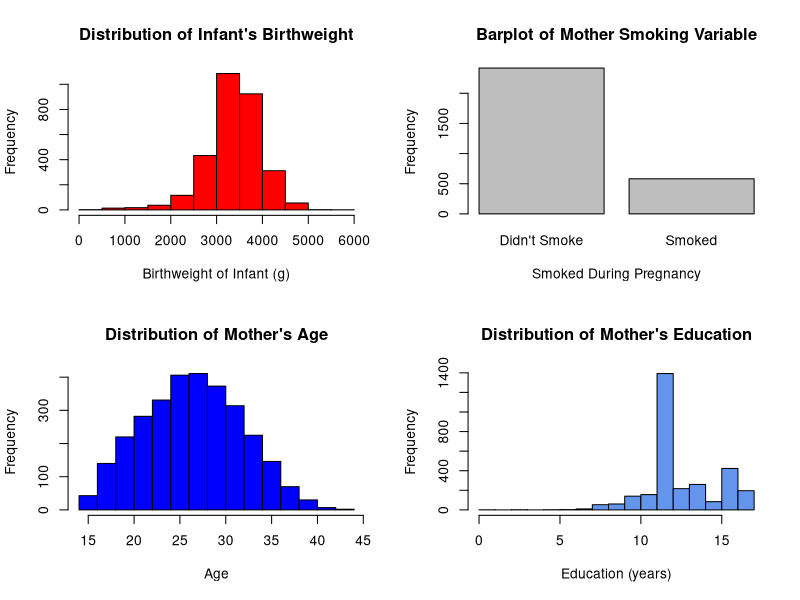
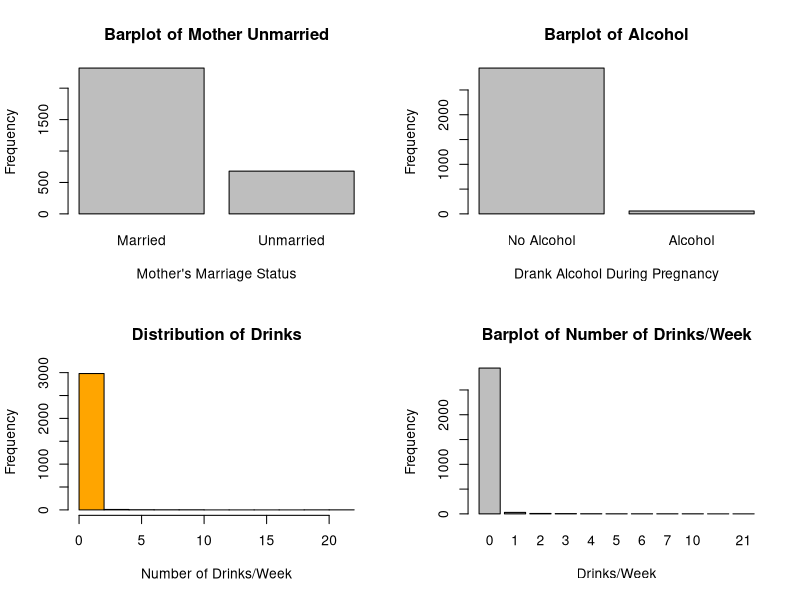
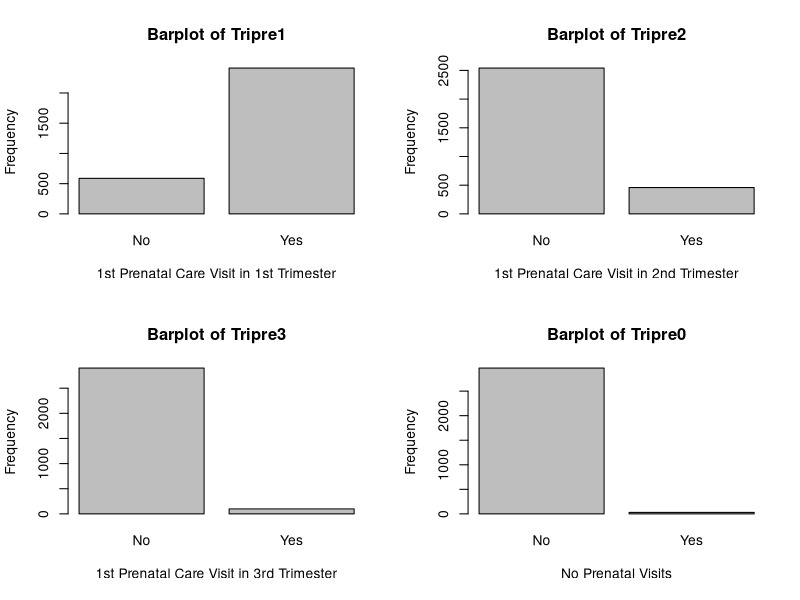
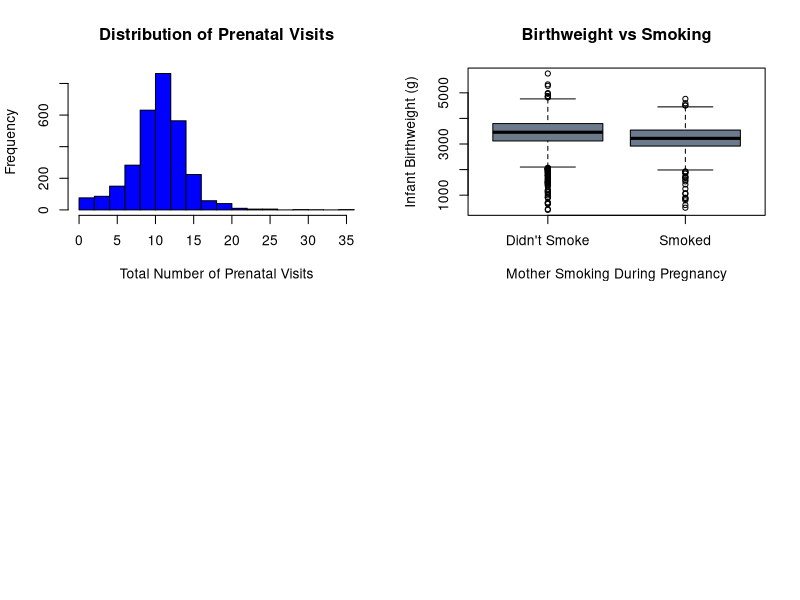
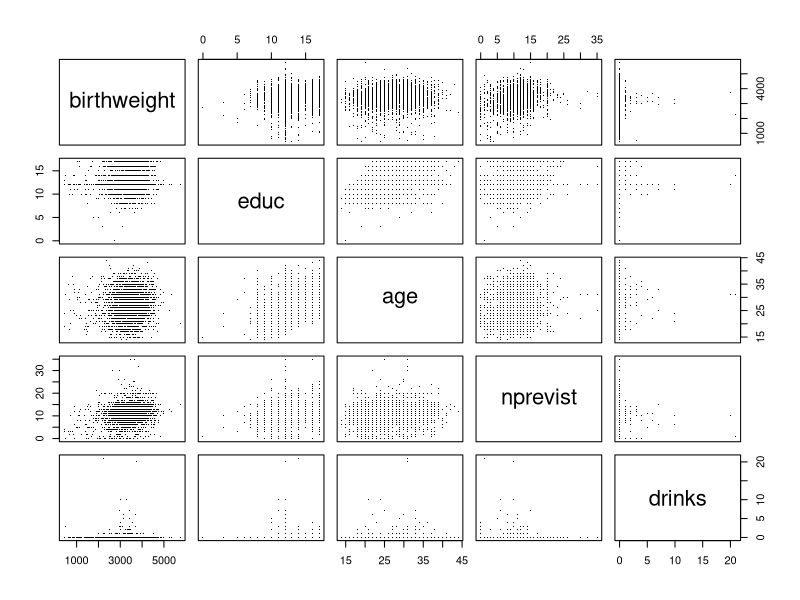
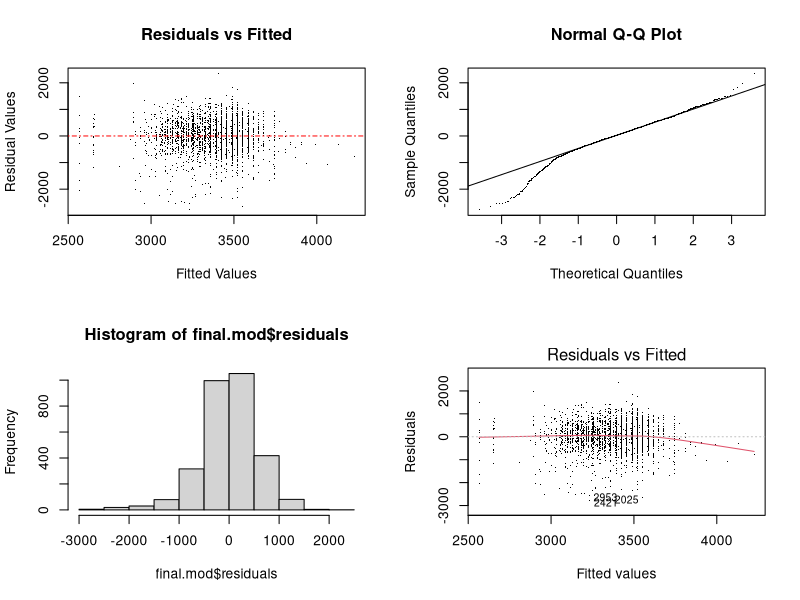
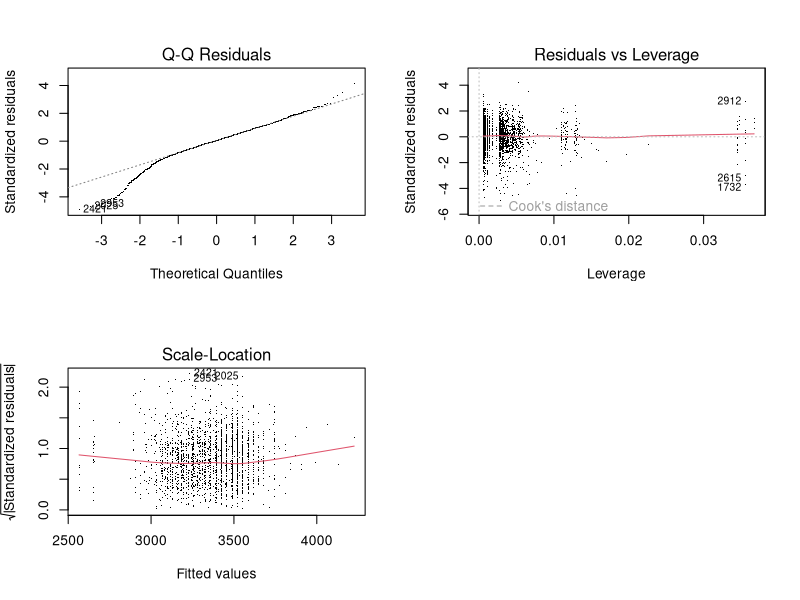

Write the R code that produced these figures, in order.
## ---- chunk 1
# Read in data
library(foreign)
bw.data = read.dta("birthweight_smoking.dta")

# Check for NAs
sum(is.na(bw.data))

# Data summary
dim(bw.data)
summary(bw.data)
## ---- chunk 2
# 1-Dimensional EDA on Birthweight and Smoking, the main variables of interest
par(mfrow = c(2, 2))
hist(bw.data$birthweight, main = "Distribution of Infant's Birthweight", xlab = "Birthweight of Infant (g)", ylab = "Frequency", col = "red")

smoker_categories = table(as.factor(bw.data$smoker))
names(smoker_categories) = c("Didn't Smoke", "Smoked")
smoker_categories
barplot(smoker_categories, main = "Barplot of Mother Smoking Variable", xlab = "Smoked During Pregnancy", ylab = "Frequency")


# 1-Dimensional EDA on Mother's Attributes
hist(bw.data$age, main = "Distribution of Mother's Age", xlab = "Age", ylab = "Frequency", col = "blue")

hist(bw.data$educ, main = "Distribution of Mother's Education", xlab = "Education (years)", ylab = "Frequency", col = "cornflowerblue")

unmarried_categories = table(as.factor(bw.data$unmarried))
names(unmarried_categories) = c("Married", "Unmarried")
unmarried_categories
barplot(unmarried_categories, main = "Barplot of Mother Unmarried", xlab = "Mother's Marriage Status", ylab = "Frequency")


# 1-Dimensional EDA on This Pregnancy
alcohol_categories = table(as.factor(bw.data$alcohol))
names(alcohol_categories) = c("No Alcohol", "Alcohol")
alcohol_categories
barplot(alcohol_categories, main = "Barplot of Alcohol", xlab = "Drank Alcohol During Pregnancy", ylab = "Frequency")


hist(bw.data$drinks, main = "Distribution of Drinks", xlab = "Number of Drinks/Week", ylab = "Frequency", col = "orange")
drinks_categories = table(as.factor(bw.data$drinks))
drinks_categories
barplot(drinks_categories, main = "Barplot of Number of Drinks/Week", xlab = "Drinks/Week", ylab = "Frequency")

tripre1_categories = table(as.factor(bw.data$tripre1))
names(tripre1_categories) = c("No", "Yes")
tripre1_categories
barplot(tripre1_categories, main = "Barplot of Tripre1", xlab = "1st Prenatal Care Visit in 1st Trimester", ylab = "Frequency")

tripre2_categories = table(as.factor(bw.data$tripre2))
names(tripre2_categories) =  c("No", "Yes")
tripre2_categories
barplot(tripre2_categories, main = "Barplot of Tripre2", xlab = "1st Prenatal Care Visit in 2nd Trimester", ylab = "Frequency")

tripre3_categories = table(as.factor(bw.data$tripre3))
names(tripre3_categories) =  c("No", "Yes")
tripre3_categories
barplot(tripre3_categories, main = "Barplot of Tripre3", xlab = "1st Prenatal Care Visit in 3rd Trimester", ylab = "Frequency")

tripre0_categories = table(as.factor(bw.data$tripre0))
names(tripre0_categories) =  c("No", "Yes")
tripre0_categories
barplot(tripre0_categories, main = "Barplot of Tripre0", xlab = "No Prenatal Visits", ylab = "Frequency")

hist(bw.data$nprevist, main = "Distribution of Prenatal Visits", xlab = "Total Number of Prenatal Visits", ylab = "Frequency", col = "blue")
## ---- chunk 3
# Boxplot for variables of interest
boxplot(bw.data$birthweight ~ bw.data$smoker, names = c("Didn't Smoke", "Smoked"), main = "Birthweight vs Smoking", xlab = "Mother Smoking During Pregnancy", ylab = "Infant Birthweight (g)", col = "slategray4")

# Pairs plot for continuous variables
pairs(bw.data[,c(7,10,11,1,12)], pch = ".")
## ---- chunk 4
# Regressing Birthweight on Smoker
model1 = lm(birthweight ~ smoker, data = bw.data)
summary(model1)
## ---- chunk 5
# Start with all regressors in the model
model.full = lm(birthweight ~ ., data = bw.data)
summary(model.full)

# Drop tripre0 from model to avoid dummy variable trap
model2 = lm(birthweight ~ .-tripre0, data = bw.data)
summary(model2)
## ---- chunk 6
# Eliminate redundacy from the model by dropping alcohol or drinks
model3 = lm(birthweight ~.-tripre0-alcohol,data= bw.data)
summary(model3)

model3b = lm(birthweight ~. -tripre0-drinks, data = bw.data)
summary(model3b)
## ---- chunk 7
# Check variance inflation factors of model
library(car)
vif(model3)

# Fit model without highly correlated predicters
model.reduced = lm(birthweight ~.-tripre0-alcohol-tripre1-tripre2-tripre3,data = bw.data)
summary(model.reduced)

# Test for joint significance of tripre1, tripre2, and tripre3
anova(model.reduced, model3, test = "F")
## ---- chunk 8
# Try dropping insignificant predictors from model
model4 = lm(birthweight ~ smoker + unmarried + nprevist + tripre1 + tripre2 + tripre3, data = bw.data)
summary(model4)

# Compare Model4 to previous model using F-test
anova(model4, model3, test = "F")
## ---- chunk 9
# Test for interactions
model.unrestricted = lm(birthweight ~ smoker + unmarried + nprevist + tripre1 + tripre2 + tripre3 + smoker*nprevist + smoker*unmarried + smoker*tripre1 + smoker*tripre2 + smoker*tripre3, data = bw.data)
summary(model.unrestricted)

# F-Test for whether smoker's interactions are jointly significant
anova(model4, model.unrestricted, test = "F")

# Fit a model only including the significant interaction
model5 = lm(birthweight ~ smoker + unmarried + nprevist + tripre1 + tripre2 + tripre3 + smoker*unmarried, data = bw.data)
summary(model5)

# F-test for excluding all individually insignificant interactions
anova(model5, model.unrestricted, test = "F")
## ---- chunk 10
# Selected model, without accounting for diagnostics
final.mod = lm(birthweight ~ smoker + unmarried + nprevist + tripre1 + tripre2 + tripre3 + smoker*unmarried, data = bw.data)
summary(final.mod)

# Diagnostics for Chosen Model
plot(fitted(final.mod), resid(final.mod), pch = ".", main = "Residuals vs Fitted", xlab = "Fitted Values", ylab = "Residual Values")
abline(h = 0, lty = 'dotdash', col = 'red')

hist(final.mod$residuals)
qqnorm(residuals(final.mod), pch= ".")
qqline(residuals(final.mod))


plot(final.mod, pch = ".")
## ---- chunk 11
# Run a heteroskedasticity test
library(car)
ncvTest(final.mod)
